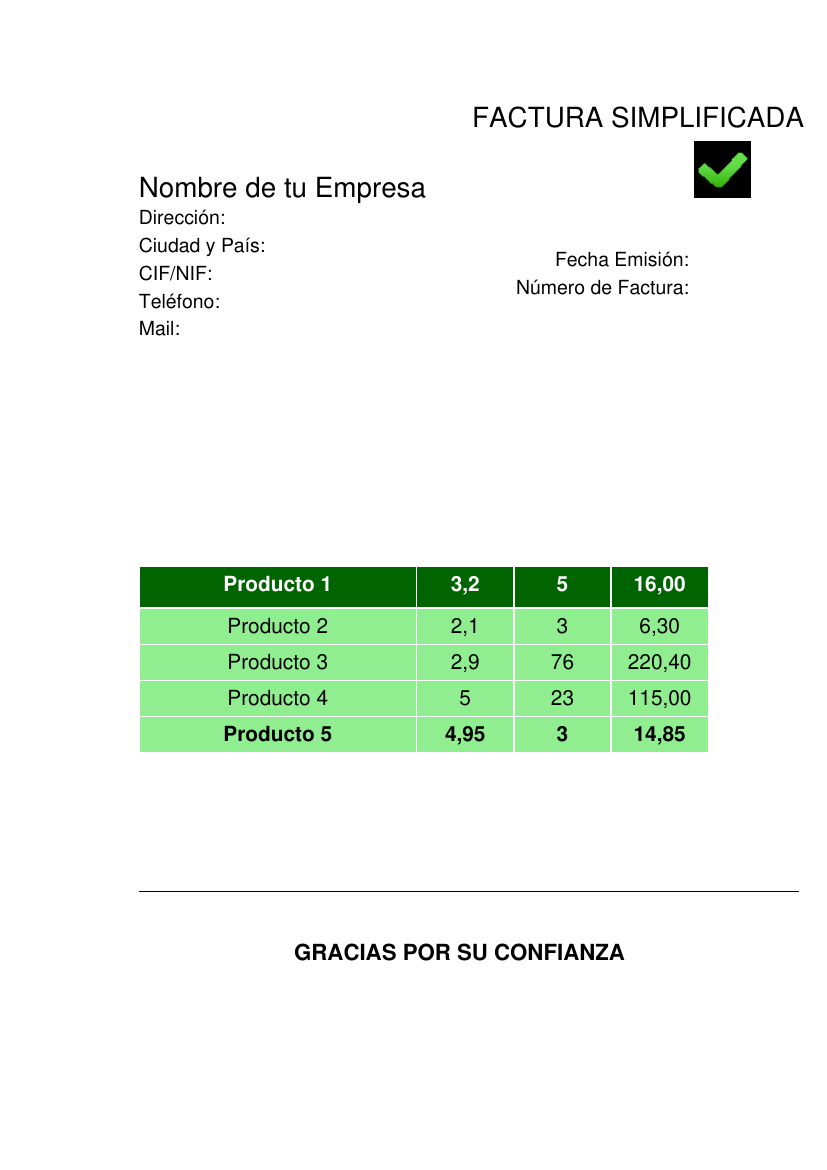

Generate this figure with Python:
from PyQt6.QtCore import QAbstractTableModel, Qt
import sys
from decimal import Decimal
from PyQt6.QtWidgets import QApplication, QMainWindow, QVBoxLayout, QWidget, QPushButton, QTableView, QLabel, QLineEdit, \
    QInputDialog
from PyQt6.QtCore import Qt, QAbstractTableModel
from reportlab.pdfgen import canvas
from reportlab.platypus import SimpleDocTemplate, Table, TableStyle
from reportlab.lib.pagesizes import A4
from reportlab.lib import colors
import sys
import typing


from PyQt6.QtWidgets import (QApplication, QMainWindow, QPushButton, QVBoxLayout,
                            QWidget, QListView, QHBoxLayout, QLineEdit)
from PyQt6.QtCore import Qt, QAbstractListModel
from PyQt6.QtGui import QImage

tickImage = QImage('check.png')

from PyQt6.QtCore import QAbstractListModel, Qt

from PyQt6.QtCore import QAbstractListModel, Qt

class TareasModelo(QAbstractListModel):  # Define una clase llamada TareasModelo que hereda de QAbstractListModel

    def __init__(self, tareas=None):
        super().__init__()  # Llama al inicializador de la clase base (QAbstractListModel).
        self.tareas = tareas or []  # Inicializa el atributo 'tareas' con el valor del argumento tareas, si se proporciona. Si no se proporciona ningún valor para tareas, se asigna una lista vacía [].

    def data(self, indice, rol):
        if rol == Qt.ItemDataRole.DisplayRole:  # Verifica si el rol es para mostrar datos.
            tarea = self.tareas[indice.row()]  # Obtiene la tarea en el índice dado.
            return ", ".join(map(str, tarea))  # Concatena todos los elementos de la tupla en una cadena separada por comas y la devuelve como representación de la tarea.

        if rol == Qt.ItemDataRole.DecorationRole:  # Verifica si el rol es para mostrar la decoración de la tarea.
            return None  # Devuelve None para indicar que no hay decoración asociada.

    def setData(self, indice, valor, rol=Qt.ItemDataRole.EditRole):
        if rol == Qt.ItemDataRole.EditRole:  # Verifica si el rol es para editar datos.
            # Actualiza la tupla de la tarea en el índice dado dividiendo el valor en una lista y convirtiéndola en una tupla.
            self.tareas[indice.row()] = tuple(valor.split(", "))

            # Notifica a las vistas que los datos han cambiado.
            self.dataChanged.emit(indice, indice)
            return True  # Devuelve True para indicar que la operación fue exitosa.

        return False  # Devuelve False si el rol no es para editar datos.

    def rowCount(self, indice):
        return len(self.tareas)  # Devuelve el número de tareas en la lista.

class MainWindow(QMainWindow):
    def __init__(self):
        super().__init__()
        self.setWindowTitle("Generador de Facturas List Model")

        listaTareas = [
            ('Producto 1', '3,2', '5', '16,00'),
            ('Producto 2', '2,1', '3', '6,30'),
            ('Producto 3', '2,9', '76', '220,40'),
            ('Producto 4', '5', '23', '115,00'),
            ('Producto 5', '4,95', '3', '14,85'),
            ('Producto 6', '6', '2', '12,00')
        ]  # Lista de tuplas que representan tareas

        self.modelo = TareasModelo(listaTareas)  # Creación del modelo de datos personalizado para las tareas
        cajav = QVBoxLayout()  # Creación de un layout vertical para organizar los widgets verticalmente
        self.lstTareas = QListView()  # Creación de un QListView para mostrar la lista de tareas
        self.lstTareas.setModel(self.modelo)  # Establecimiento del modelo de datos para el QListView
        self.lstTareas.setSelectionMode(QListView.SelectionMode.MultiSelection)  # Configuración del QListView para permitir la selección múltiple de tareas
        cajav.addWidget(self.lstTareas)  # Agregado del QListView al layout vertical

        # BOTONES Y TXT
        direccion = QLabel("Direccion")
        cajav.addWidget(direccion)
        self.txtdireccion = QLineEdit()
        cajav.addWidget(self.txtdireccion)
        ciudad = QLabel("Ciudad")
        cajav.addWidget(ciudad)
        self.txtciudad = QLineEdit()
        cajav.addWidget(self.txtciudad)
        cif_nif = QLabel("CIF/NIF")
        cajav.addWidget(cif_nif)
        self.txtnif = QLineEdit()
        cajav.addWidget(self.txtnif)
        telefono = QLabel("Teléfono")
        cajav.addWidget(telefono)
        self.txttelefono = QLineEdit()
        cajav.addWidget(self.txttelefono)
        mail = QLabel("Mail")
        cajav.addWidget(mail)
        self.textemail = QLineEdit()
        cajav.addWidget(self.textemail)
        fecha_emision = QLabel("Fecha de Emisión")
        cajav.addWidget(fecha_emision)
        self.txtfecha = QLineEdit()
        cajav.addWidget(self.txtfecha)
        num_factura = QLabel("Número de Factura")
        cajav.addWidget(num_factura)
        self.txtnumfactura = QLineEdit()
        cajav.addWidget(self.txtnumfactura)

        # BOTÓN GENERAR FACTURA
        self.botonGenerarFactura = QPushButton("Generar Factura")
        self.botonGenerarFactura.clicked.connect(self.on_botonGenerarFactura_clicked)
        cajav.addWidget(self.botonGenerarFactura)

        container = QWidget()
        container.setLayout(cajav)  # Añadir layout principal
        self.setCentralWidget(container)
        self.setFixedSize(500,700)
        self.show()

    def on_botonGenerarFactura_clicked(self):
        try:
            print("Generando factura...")
            # Recoger los datos de los campos de texto
            direccion = self.txtdireccion.text()
            ciudad = self.txtciudad.text()
            nif = self.txtnif.text()
            telefono = self.txttelefono.text()
            email = self.textemail.text()
            fecha = self.txtfecha.text()
            numeroFactura = self.txtnumfactura.text()

            # Crear el archivo PDF
            c = canvas.Canvas("facturaAbstractList.pdf", pagesize=A4)
            c.setFont("Helvetica", 20)
            c.drawString(340, 750, "FACTURA SIMPLIFICADA")

            c.setFont("Helvetica", 20)
            c.drawString(100, 700, "Nombre de tu Empresa")

            c.drawImage("check.png", 500, 700, 40, 40)

            c.setFont("Helvetica", 14)
            c.drawString(100, 680, "Dirección: ")
            direccion_texto = c.beginText(200, 680)
            direccion_texto.textLine(direccion)
            c.drawText(direccion_texto)

            c.setFont("Helvetica", 14)
            c.drawString(100, 660, "Ciudad y País: ")
            ciudadPais = c.beginText(200, 660)
            ciudadPais.textLine(ciudad)
            c.drawText(ciudadPais)

            c.setFont("Helvetica", 14)
            c.drawString(100, 640, "CIF/NIF: ")
            cifNif = c.beginText(200, 640)
            cifNif.textLine(nif)
            c.drawText(cifNif)

            c.setFont("Helvetica", 14)
            c.drawString(100, 620, "Teléfono: ")
            telefono_texto = c.beginText(200, 620)
            telefono_texto.textLine(telefono)
            c.drawText(telefono_texto)

            c.setFont("Helvetica", 14)
            c.drawString(100, 600, "Mail: ")
            mail = c.beginText(200, 600)
            mail.textLine(email)
            c.drawText(mail)

            c.setFont("Helvetica", 14)
            c.drawRightString(500, 650, "Fecha Emisión: ")
            fechaEmision = c.beginText(500, 650)
            fechaEmision.textLine(fecha)
            c.drawText(fechaEmision)

            c.setFont("Helvetica", 14)
            c.drawRightString(500, 630, "Número de Factura: ")
            numeroFactura_texto = c.beginText(500, 630)
            numeroFactura_texto.textLine(numeroFactura)
            c.drawText(numeroFactura_texto)

            # Crear la lista de datos de la factura
            datos_factura = []# inicializa una lista vacía llamada datos_factura. Se utilizará para almacenar los datos de la factura en un formato que sea fácil de usar al generar el PDF.
            for tarea in self.modelo.tareas:#  Esto comienza un bucle for que recorre cada tarea en la lista de tareas del modelo. Con la variable modelo, que contiene el QAbstractListModel, accedo a dicha clase y cojo "tareas". En la variable modelo está también la lista/tupla con los datos de la lista.
                descripcion, importe, cantidad, total = tarea# Aquí, descripcion, importe, cantidad y total son variables que se desempaquetan de cada tupla tarea en la lista de tareas. Por ejemplo, para la primera tarea ('Producto 1', '3,2', '5', '16,00'), descripcion sería 'Producto 1', importe sería '3,2', cantidad sería '5' y total sería '16,00'.
                datos_factura.append([descripcion, importe, cantidad, total])#  Luego, se agrega una lista que contiene estos datos (descripcion, importe, cantidad y total) a la lista datos_factura.

            # Configurar el estilo de la tabla
            estilo = TableStyle([
                ('BACKGROUND', (0, 0), (-1, -1), colors.darkgreen),
                ('TEXTCOLOR', (0, 0), (-1, 0), colors.white),
                ('FONTNAME', (0, 0), (-1, 0), 'Helvetica-Bold'),
                ('BOTTOMPADDING', (0, 0), (-1, 0), 7),
                ('BACKGROUND', (0, 1), (-1, -1), colors.lightgreen),
                ('FONTNAME', (0, -1), (-1, -1), 'Helvetica-Bold'),
                ('ALIGN', (0, 0), (-1, -1), 'CENTER'),
                ('FONTSIZE', (0, 0), (-1, -1), 15),
                ('LEADING', (0, 0), (-1, -1), 20),
                ('GRID', (0, 0), (-1, -1), 1, colors.white),
            ])

            # Crear y dibujar la tabla en el lienzo
            tabla = Table(data=datos_factura, colWidths=[200, 70, 70, 70])
            tabla.setStyle(estilo)
            tabla.wrapOn(c, 0, 0)
            tabla.drawOn(c, 100, 300)

            # Línea divisoria
            c.line(100, 200, 575, 200)

            # Mensaje de agradecimiento
            c.setFont("Helvetica-Bold", 16)
            c.drawRightString(450, 150, "GRACIAS POR SU CONFIANZA")

            # Guardar y cerrar el archivo PDF
            c.showPage()
            c.save()

            print("Factura generada.")
        except Exception as e:
            print(f"Error al generar la factura: {str(e)}")

if __name__ == "__main__":
    app = QApplication(sys.argv)
    window = MainWindow()
    window.show()
    sys.exit(app.exec())